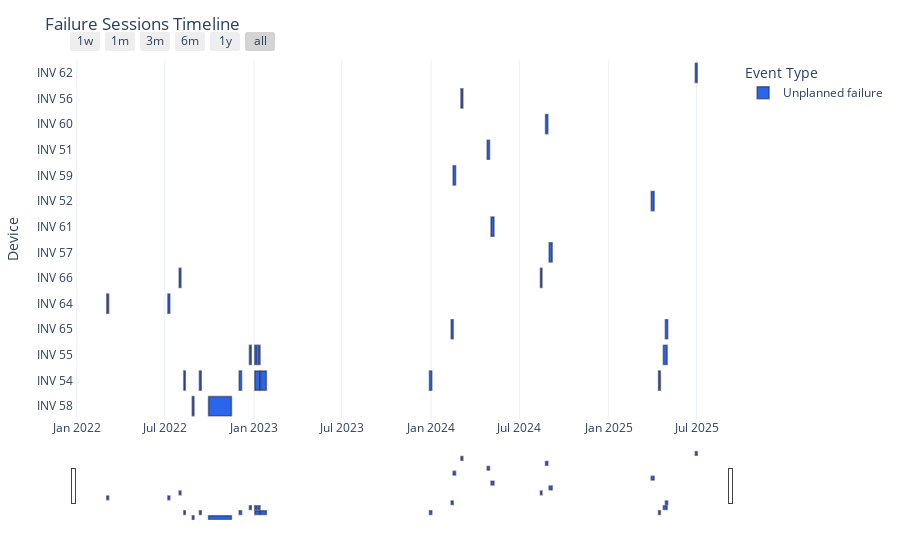

Notebook code cell kept with this figure:
### Code cell
visualize_failure_timeline(filtered_sessions)

### Figure 1 — Plotly figure (JSON) as saved in the notebook; plotly's stock layout.template omitted (floating-point values rounded to 4 significant figures; data arrays with more than 128 entries replaced by an {"elided": "..."} marker saying what was removed)
{"data": [{"alignmentgroup": "True", "base": ["2024-04-25T12:55:00", "2025-03-29T13:55:00", "2022-08-09T11:10:00", "2022-09-10T14:45:00", "2022-12-01T11:55:00", "2023-01-02T16:40:00", "2023-01-14T07:45:00", "2023-12-28T15:30:00", "2025-04-13T16:10:00", "2022-12-22T16:25:00", "2023-01-02T15:20:00", "2023-01-09T15:20:00", "2025-04-23T14:35:00", "2024-03-02T10:55:00", "2024-08-31T06:30:00", "2022-08-26T19:35:00", "2022-09-29T09:30:00", "2024-02-15T08:10:00", "2024-08-23T19:30:00", "2024-05-03T09:00:00", "2025-06-28T10:20:00", "2022-03-03T17:35:00", "2022-07-07T15:30:00", "2024-02-11T08:10:00", "2025-04-27T17:55:00", "2022-07-30T20:05:00", "2024-08-13T07:05:00"], "customdata": {"elided": "27x6 mixed values"}, "hovertemplate": "<b>%{y}</b><br>Start: %{customdata[1]|%Y-%m-%d %H:%M}<br>End: %{customdata[2]|%Y-%m-%d %H:%M}<br>Duration (hrs): %{customdata[3]:.2f}<br>", "legendgroup": "Unplanned failure", "marker": {"color": "#2563eb", "line": {"color": "rgba(30,30,60,0.55)", "width": 1.5}, "pattern": {"shape": ""}}, "name": "Unplanned failure", "offsetgroup": "Unplanned failure", "opacity": 0.98, "orientation": "h", "showlegend": true, "textposition": "auto", "type": "bar", "x": [414300000, 513300000, 261000000, 320400000, 427500000, 931200000, 1055400000, 408900000, 324000000, 324300000, 411600000, 333000000, 671400000, 344100000, 535200000, 307800000, 4071300000, 439800000, 406200000, 532200000, 335700000, 324900000, 333600000, 359100000, 413100000, 321300000, 276600000], "xaxis": "x", "y": ["INV 51", "INV 52", "INV 54", "INV 54", "INV 54", "INV 54", "INV 54", "INV 54", "INV 54", "INV 55", "INV 55", "INV 55", "INV 55", "INV 56", "INV 57", "INV 58", "INV 58", "INV 59", "INV 60", "INV 61", "INV 62", "INV 64", "INV 64", "INV 65", "INV 65", "INV 66", "INV 66"], "yaxis": "y"}], "layout": {"bargap": 0.25, "barmode": "overlay", "height": 560, "legend": {"title": {"text": "Event Type"}, "tracegroupgap": 0}, "margin": {"b": 40, "l": 70, "r": 30, "t": 60}, "title": {"text": "Failure Sessions Timeline"}, "xaxis": {"anchor": "y", "domain": [0, 1], "rangeselector": {"buttons": [{"count": 7, "label": "1w", "step": "day", "stepmode": "backward"}, {"count": 1, "label": "1m", "step": "month", "stepmode": "backward"}, {"count": 3, "label": "3m", "step": "month", "stepmode": "backward"}, {"count": 6, "label": "6m", "step": "month", "stepmode": "backward"}, {"count": 1, "label": "1y", "step": "year", "stepmode": "backward"}, {"step": "all"}]}, "rangeslider": {"visible": true}, "showgrid": true, "type": "date"}, "yaxis": {"anchor": "x", "autorange": "reversed", "categoryarray": ["INV 62", "INV 56", "INV 60", "INV 51", "INV 59", "INV 52", "INV 61", "INV 57", "INV 66", "INV 64", "INV 65", "INV 55", "INV 54", "INV 58"], "categoryorder": "array", "domain": [0, 1], "title": {"text": "Device"}}}}
